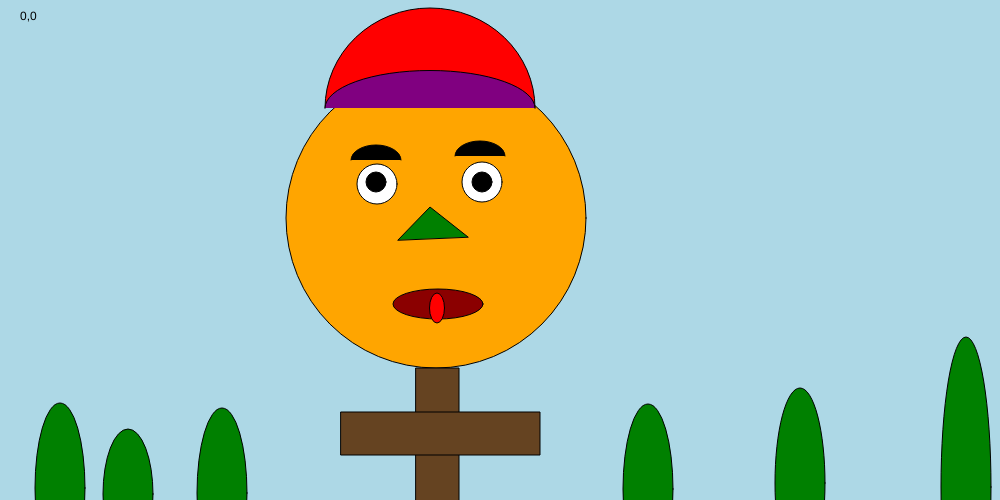
Frame 1 (no input)
Frame 60 (no input): identical to frame 1, image omitted
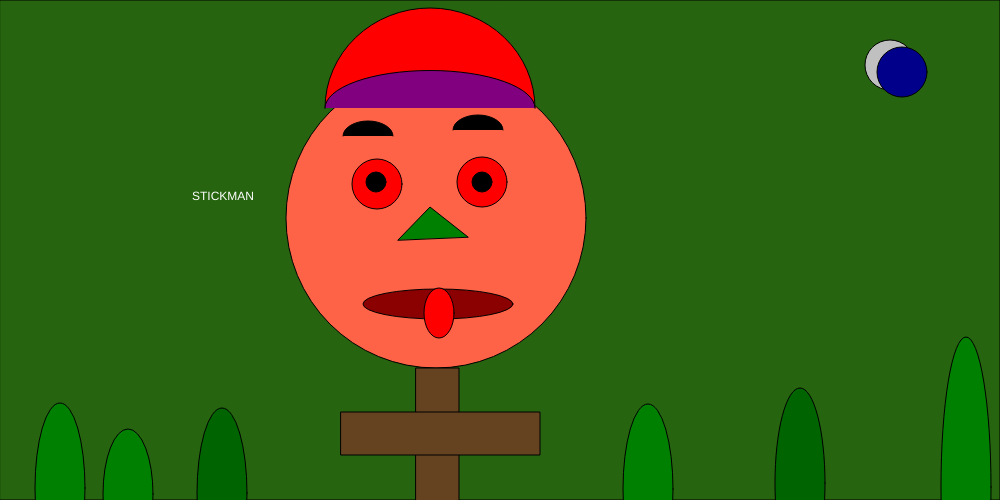
Frame 120 (the mouse pressed at the canvas centre since frame 60)

The p5.js sketch that drew these frames (run headless with seeded random() and noise() and a simulated clock; from frame 60 on, the mouse is pressed at the canvas centre):

// p5.js sketch
// ── sketch.js
function setup() {
  // put setup code here
  createCanvas(1000, 500);
}

function draw() {
  // put drawing code here
    background('#ADD8E6');
    //background(random(255), random(255), random(255));
    fill(0);

    text(mouseX + ',' + mouseY, 20, 20);
    fill(255);
    if (mouseIsPressed) {
      fill(random(255), random(255), random(255));
      rect(0, 0, 1000, 500);
      fill('#FF6347');
      ellipse(436, 218, 300, 300);

      fill('red');
      ellipse(377, 184, 50, 50);
      fill('black');
      ellipse(376, 182, 20, 20);
      fill('white')
      text("STICKMAN", 192, 200);
      fill('red');
      ellipse(482, 182, 50, 50);

      fill('black');
      ellipse(482, 182, 20, 20);

      fill('green');
      triangle(398, 240, 430, 207, 468, 237);

      fill('#8B0000');
      ellipse(438, 304, 150, 30);
      fill('red');
      ellipse(439, 313, 30, 50);

      fill('#C0C0C0');
      ellipse(890, 65, 50, 50);

      fill('#00008b');
      ellipse(902, 72, 50, 50);



      fill('red');
      arc(430, 108, 210, 200, PI, TWO_PI);

      fill('purple');
      arc(430, 108, 210, 75, PI, TWO_PI);

      fill('#654321');
      rect(416, 368, 43, 199);

      fill('black');
      arc(368, 136, 50, 30, PI, TWO_PI);

      fill('black');
      arc(478, 130, 50, 30, PI, TWO_PI);

      fill('#654321');
      rect(341, 412, 199, 43);

      fill('green');
      ellipse(60, 488, 50, 170);

      fill('green');
      ellipse(128, 494, 50, 130);
      fill('#006400');
      ellipse(222, 493, 50, 170);
      fill('green');
      ellipse(648, 489, 50, 170);
      fill('#006400');
      ellipse(800, 483, 50, 190);
      fill('green');
      ellipse(966, 487, 50, 300);

    } else {
      fill('orange');
      ellipse(436, 218, 300, 300);

      fill('white');
      ellipse(377, 184, 40, 40);
      fill('black');
      ellipse(376, 182, 20, 20);


      fill('white');
      ellipse(482, 182, 40, 40);

      fill('black');
      ellipse(482, 182, 20, 20);

      fill('green');
      triangle(398, 240, 430, 207, 468, 237);

      fill('#8B0000');
      ellipse(438, 304, 90, 30);
      fill('red');
      ellipse(437, 308, 15, 30);

      fill('red');
      arc(430, 108, 210, 200, PI, TWO_PI);

      fill('purple');
      arc(430, 108, 210, 75, PI, TWO_PI);

      fill('#654321');
      rect(416, 368, 43, 199);

      fill('#654321');
      rect(341, 412, 199, 43);

      fill('black');
      arc(376, 160, 50, 30, PI, TWO_PI);

      fill('black');
      arc(480, 156, 50, 30, PI, TWO_PI);

      fill('green');
      ellipse(60, 488, 50, 170);

      fill('green');
      ellipse(128, 494, 50, 130);
      fill('green');
      ellipse(222, 493, 50, 170);
      fill('green');
      ellipse(648, 489, 50, 170);
      fill('green');
      ellipse(800, 483, 50, 190);
      fill('green');
      ellipse(966, 487, 50, 300);


    }

    print(mouseIsPressed);{

      console.log(mouseX + ',' + mouseY);
    }
}
